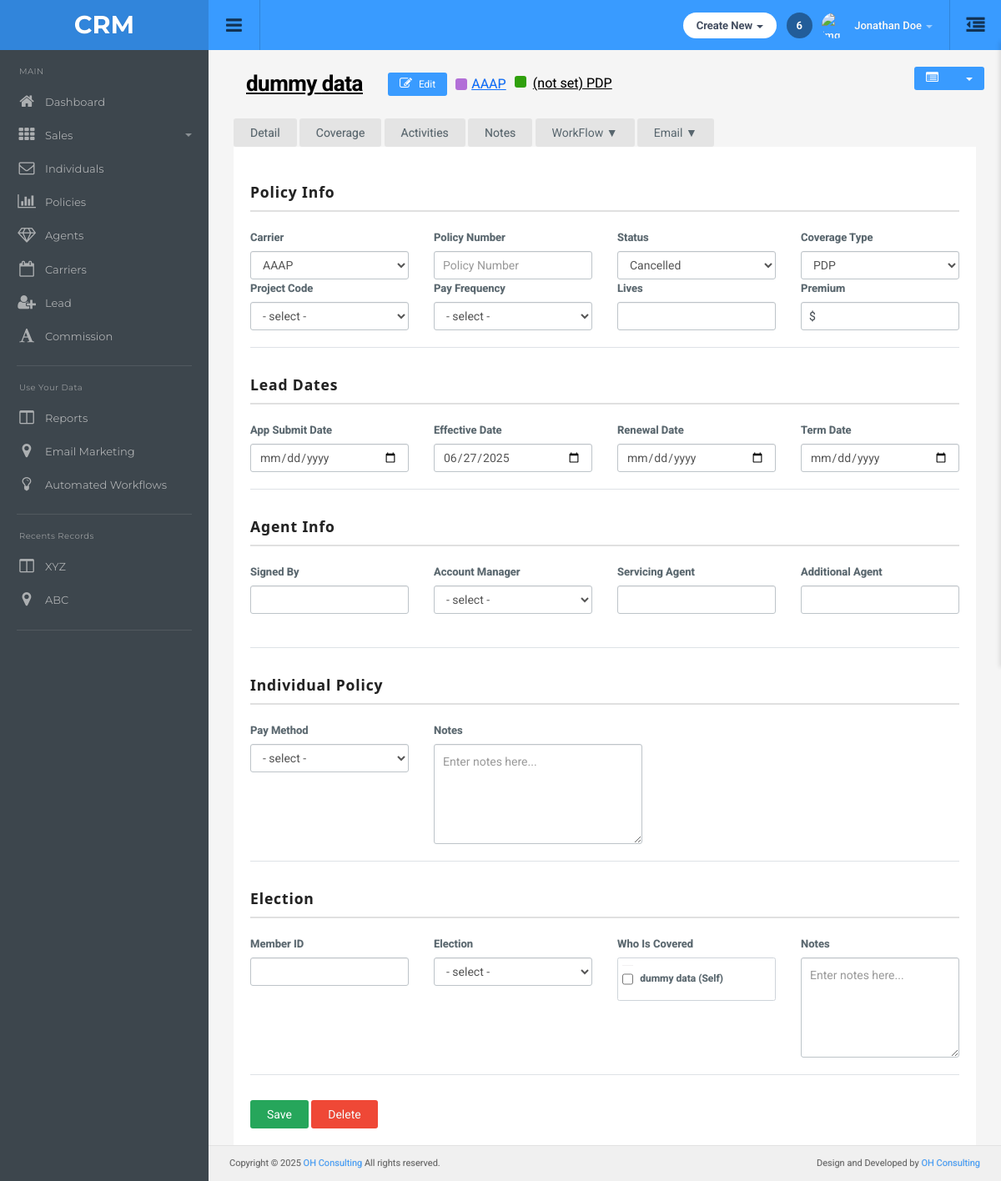
Page /policy/detail/1/ on the committed database.
### main/models.py (models this page shows, shortened)
class Policy(models.Model):
    individual = models.ForeignKey(Individuals, on_delete=models.CASCADE, related_name='policy_individual')
    carrier = models.ForeignKey(Carrier, on_delete=models.CASCADE, related_name='policy_carrier')
    policy_number = models.CharField(max_length=100,null=True , blank=True)
    status = models.CharField(max_length=100)
    coverage_type = models.CharField(max_length=100)
    effective_date = models.DateField(null=True,blank=True)
    agent =  models.ForeignKey(Agent,on_delete=models.SET_NULL,null=True,blank=True,related_name="policy_agent")

class Individuals(models.Model):
    first_name = models.CharField(max_length=100)
    middle_name = models.CharField(max_length=100,null=True,blank=True)
    last_name = models.CharField(max_length=100)
    individual_type = models.CharField(max_length=100,null=True,blank=True)
    servicing_agent = models.ForeignKey(Agent,on_delete=models.CASCADE,null=True,blank=True)
    email = models.EmailField(null=True,blank=True)
    business_phone = models.CharField(max_length=10, blank=True, null=True)
    business_ext = models.CharField(max_length=10, blank=True, null=True)
    home_phone = models.CharField(max_length=10, blank=True, null=True)
    home_ext = models.CharField(max_length=10, blank=True, null=True)
    cell_phone = models.CharField(max_length=10, blank=True, null=True)
    cell_ext = models.CharField(max_length=10, blank=True, null=True)
    carrier = models.ForeignKey(Carrier,on_delete=models.SET_NULL,null=True,blank=True)

class Carrier(models.Model):
    name = models.CharField(max_length=100)
    class Meta:
        app_label = "main"

class PolicyDetails(models.Model):
    policy_name = models.ForeignKey(Policy, on_delete=models.CASCADE , related_name='policy_details')
    premium = models.CharField(max_length=20,null=True,blank=True)
    pay_frequency = models.CharField(max_length=100,null=True,blank=True)
    lives = models.CharField(max_length=20,null=True,blank=True)
    project_code = models.CharField(max_length=100,null=True,blank=True)
    app_submit_date = models.DateField(null=True,blank=True)
    renewal_date = models.DateField(null=True,blank=True)
    term_date = models.DateField(null=True,blank=True)
    signed_by =  models.ForeignKey(Agent,on_delete=models.SET_NULL,null=True,blank=True,related_name="signed_by_agent")
    additional_agent =  models.ForeignKey(Agent,on_delete=models.SET_NULL,null=True,blank=True,related_name="policy_additional_agent")
    pay_method = models.CharField(max_length=100,null=True,blank=True)
    notes = models.TextField(null=True,blank=True)
    member_id = models.CharField(max_length=100,null=True,blank=True)
    election = models.CharField(max_length=100,null=True,blank=True)
    who_is_covered = models.BooleanField(default=False)
    election_notes = models.TextField(null=True,blank=True)

### main/views.py (the view, shortened to what this page needs)
# urls.py: path('policy/detail/<int:policy_id>/', views.policy_tab, name='policy_tab'),
def policy_tab(request, policy_id):
    policy = get_object_or_404(Policy, id=policy_id)
    carriers = Carrier.objects.all()
    policy_details, _ = PolicyDetails.objects.get_or_create(policy_name=policy)
    agents = Agent.objects.all()
    policy_activity = PolicyActivity.objects.filter(policy_name=policy)
    policy_notes = PolicyNotes.objects.filter(policy_name=policy)
    due_activities = PolicyActivity.objects.filter(policy_name=policy , due_date__isnull=False)
    pin_notess = PolicyNotes.objects.filter(policy_name=policy, pin_note=True)
    policy_coverage, _ = PolicyCoverage.objects.get_or_create(policy_name=policy)
    carrier_products = []
    if policy.carrier:
        carrier_products = CarrierProduct.objects.filter(carrier=policy.carrier)
    return render(request, 'policy/policytab.html', {
        'policy_id': policy_id,
        'policy': policy,
        'policy_details': policy_details,
        'carriers': carriers,
        'agents': agents,
        'policy_activity': policy_activity,
        'policy_notes': policy_notes,
        'policy_coverage':policy_coverage,
        'carrier_products': carrier_products,
        'due_activities': due_activities,
        'pin_notess': pin_notess,
    })

### templates/policy/policytab.html (shortened to what this page needs)
{% extends "dashboard/base.html" %}
{% load static %}
{% block main-content %}
<div class="action-buttons">
  <div class="btn-group summary-group position-relative">
    <button id="toggle-carrier-summary" class="btn btn-default btn-sm">
      <i class="fa fa-list-alt"></i>
    </button>
    <button class="btn btn-default btn-sm dropdown-toggle" data-toggle="dropdown">
      <span class="caret"></span>
    </button>
  </div>
</div>
<div class="main-content-wrapper">
    <div class="container-default">
        <div class="content-wrapper">
            <div class="search-agents-container">
                <div class="page-header-row clearfix" style="margin-bottom: 20px;">
                    <div style="float: left;">
                        <h1 class="page-title" style="margin: 0;"><a href="#"
                                class="clickable-name">{{policy.individual.first_name}} {{policy.individual.middle_name}}
                                {{policy.individual.last_name}}</a></h1>
                    </div>
                    <div style="float: left; margin-left: 15px; display: flex; align-items: center; gap: 10px;">
                        <button type="button" class="btn btn-sm btn-default" data-toggle="modal" data-target="#editModal" data-policy-id="{{ policy.id }}"
        data-individual-id="{{ policy.individual.id }}"
        data-individual-name="{{ policy.individual.first_name }} {{ policy.individual.middle_name }} {{ policy.individual.last_name }}">
                            <i class="fa fa-edit"></i> Edit
                        </button>
                        <div class="wellcare-tag" style="margin: 0;">
                            <span class="wellcare-color"></span>
                            <a href="{% url 'carrier_detail' policy.carrier.id %}"
                                class="wellcare-link">{{policy.carrier.name}}</a>
                        </div>
                        <div class="PDP-tag" style="margin: 0;">
                            <span class="PDP-color"></span>
                            <span class="PDP-link">{{policy.policy_number|default:"(not set)"}}
                                {{policy.coverage_type}}</span>
                        </div>
                    </div>
                </div>
              <div class="nav-tabs-container d-flex flex-wrap">
<div class="btn-group nav-tab-btn-group me-3 mb-2">
    <a href="#detail-policy" class="btn btn-secondary nav-tab-btn" data-toggle="tab">Detail</a>
</div>
    <div class="btn-group nav-tab-btn-group me-3 mb-2">
        <a href="#Coverage-policy" class="btn btn-secondary nav-tab-btn" data-toggle="tab">Coverage</a>
    </div>
    <div class="btn-group nav-tab-btn-group me-3 mb-2">
        <a href="#Activities-policy" class="btn btn-secondary nav-tab-btn" data-toggle="tab">Activities</a>
    </div>
    <div class="btn-group nav-tab-btn-group me-3 mb-2">
        <a href="#Notes-policy" class="btn btn-secondary nav-tab-btn" data-toggle="tab">Notes</a>
    </div>
    <div class="btn-group nav-tab-btn-group me-3 mb-2">
        <button type="button" class="btn btn-secondary nav-tab-btn dropdown-toggle" data-toggle="dropdown"
            aria-haspopup="true" aria-expanded="false">
            WorkFlow ▼
        </button>
    </div>
    <div class="btn-group nav-tab-btn-group me-3 mb-2">
        <button type="button" class="btn btn-secondary nav-tab-btn dropdown-toggle" data-toggle="dropdown"
            aria-haspopup="true" aria-expanded="false">
            Email ▼
        </button>
    </div>
</div>
                <div class="tab-content">
                    <div class="tab-pane active" id="detail-policy">
                        {% include "policy/policydetails.html" %}
                    </div>
                </div>
            </div>
        </div>
    </div>
</div>
<link rel="stylesheet" href="https://code.jquery.com/ui/1.13.2/themes/base/jquery-ui.css">
{% endblock %}

### templates/policy/policydetails.html (shortened to what this page needs)
<form action="" method="post">
<div class="agent-info-container mt-4">
    <h1 class="section-title">Policy Info</h1>
    <div class="row">
        <div class="col-md-3">
            <label>Carrier</label>
            <select name="carrier" class="form-control">
                {% for carrier in carriers %}
                    <option value="{{ carrier.id }}" {% if policy.carrier.id == carrier.id %}selected{% endif %}>
                        {{ carrier.name }}
                    </option>
                {% endfor %}
            </select>
        </div>
        <div class="col-md-3">
            <label>Policy Number</label>
            <input type="text" class="form-control" name="policy_number" placeholder="Policy Number" value="{{policy.policy_number|default:""}}">
        </div>
        <div class="col-md-3">
            <label>Status</label>
            <select name="status" class="form-control">
                <option value="Cancelled" {% if policy.status == "Cancelled" %}selected{% endif %}>Cancelled</option>
            </select>
        </div>
        <div class="col-md-3">
            <label>Coverage Type</label>
            <select class="form-control" name="coverage_type">
                <option value="PDP" {% if policy.coverage_type == "PDP" %}selected{% endif %}>PDP</option>
            </select>
        </div>
        <div class="col-md-3">
            <label>Project Code</label>
            <select class="form-control" name="project_code">
                <option value="">- select -</option>
            </select>
        </div>
        <div class="col-md-3">
            <label>Pay Frequency</label>
            <select class="form-control" name="pay_frequency">
                <option value="">- select -</option>
            </select>
        </div>
        <div class="col-md-3">
            <label>Lives</label>
            <input type="text" class="form-control" name="lives" value="{{policy_details.lives|default:""}}">
        </div>
        <div class="col-md-3">
            <label>Premium</label>
            <div class="dollar-input-wrapper">
                <input type="text" class="form-control dollar-input" name="premium" value="{{policy_details.premium|default:""}}">
            </div>
        </div>
    </div>
</div>
<div class="agent-info-container mt-4">
    <h1 class="section-title">Lead Dates</h1>
    <div class="row">
        <div class="col-md-3">
            <label>App Submit Date</label>
            <input type="date" class="form-control" name="app_submit_date" value="{{ policy_details.app_submit_date|date:'Y-m-d'|default:""  }}">
        </div>
        <div class="col-md-3">
            <label>Effective Date</label>
            <input type="date" class="form-control" name="effective_date" value="{{policy.effective_date|date:'Y-m-d'|default:"" }}">
        </div>
        <div class="col-md-3">
            <label>Renewal Date</label>
            <input type="date" class="form-control" name="renewal_date" value="{{policy_details.renewal_date|date:'Y-m-d'|default:"" }}">
        </div>
        <div class="col-md-3">
            <label>Term Date</label>
            <input type="date" class="form-control" name="term_date" value="{{policy_details.term_date|date:'Y-m-d'|default:"" }}">
        </div>
    </div>
</div>
<div class="agent-info-container mt-4">
    <h1 class="section-title">Agent Info</h1>
    <div class="row">
         <div class="col-md-3">
            <label>Signed By</label>
            <input type="text" class="form-control agent-autocomplete" id="signed_by" autocomplete="off" value="{{policy_details.signed_by.first_name}} {{policy_details.signed_by.last_name}}">
        </div>
        <div class="col-md-3">
            <label>Account Manager</label>
            <select class="form-control">
                <option>- select -</option>
            </select>
        </div>
       <div class="col-md-3">
            <label>Servicing Agent</label>
            <input type="text" class="form-control agent-autocomplete" id="affiliates_agent"
                autocomplete="off" value="{{policy.agent.first_name}} {{policy.agent.last_name}}">
        </div>
        <div class="col-md-3">
            <label>Additional Agent</label><input type="text" class="form-control agent-autocomplete" id="additional_agents" autocomplete="off" value="{{policy_details.additional_agent.first_name}} {{policy_details.additional_agent.last_name}}">
        </div>
    </div>
</div>
<div class="agent-info-container mt-4">
    <h1 class="section-title">Individual Policy</h1>
    <div class="row">
        <div class="col-md-3">
            <label>Pay Method</label>
            <select class="form-control" name="pay_method">
                <option value="">- select -</option>
            </select>
        </div>
        <div class="col-md-3">
            <label>Notes</label>
            <textarea class="form-control"
                      style="min-height: 120px; padding: 10px; resize: vertical; width: 250px;"
                      placeholder="Enter notes here..." name="notes">{{policy_details.notes|default:''}}</textarea>
        </div>
    </div>
</div>
<div class="agent-info-container mt-4">
    <h1 class="section-title">Election</h1>
    <div class="row">
        <div class="col-md-3">
            <label>Member ID</label>
            <input type="number" class="form-control" name="member_id" value="{{policy_details.member_id|default:''}}">
        </div>
        <div class="col-md-3">
            <label>Election</label>
            <select class="form-control" name="election">
                <option value="">- select -</option>
            </select>
        </div>
        <div class="col-md-3">
            <label>Who Is Covered</label>
            <div class="checkbox-container" style="max-height: 120px; overflow-y: auto;">
                <div class="checkbox-item">
                    <input type="checkbox" name="who_is_covered" id="covered_self"
                        {% if policy_details.who_is_covered %}checked{% endif %}>
                    <label for="covered_self">{{ policy.individual.first_name }} {{ policy.individual.middle_name }} {{ policy.individual.last_name }} (Self)</label>
                </div>
            </div>
        </div>
        <div class="col-md-3">
            <label>Notes</label>
            <textarea class="form-control" name="election_notes"
                      style="min-height: 120px; padding: 10px; resize: vertical;"
                      placeholder="Enter notes here...">{{policy_details.election_notes|default:''}}</textarea>
        </div>
    </div>
</div>
<div class="d-flex justify-content-end mt-4">
    <button class="btn btn-success me-2" type="submit">Save</button>
    <a href="{% url 'delete_policy' policy.id %}"
        class="btn btn-danger"
        onclick="return confirm('Are you sure you want to delete this policy? This action cannot be undone.');">
        Delete
    </a>
</div>
</form>
<link rel="stylesheet" href="https://code.jquery.com/ui/1.13.2/themes/base/jquery-ui.css">

### rows in the picture
Policy: individual.first_name "dummy", individual.last_name "data", carrier.name "AAAP", policy_number "(not set)", coverage_type "PDP", carrier "AAAP", status "Cancelled", effective_date "06/27/2025"
